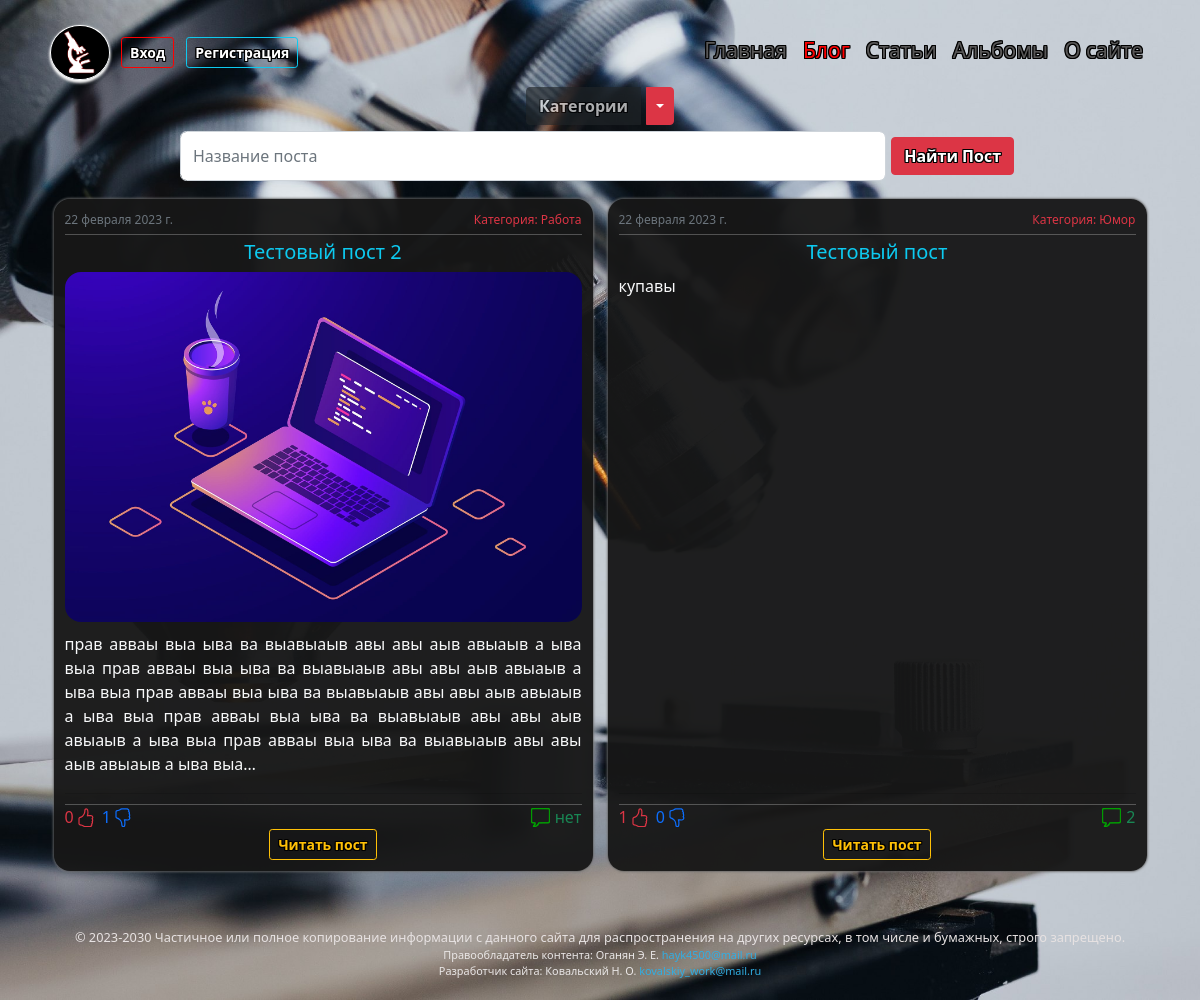
The page /blog/ on the database as committed earlier.
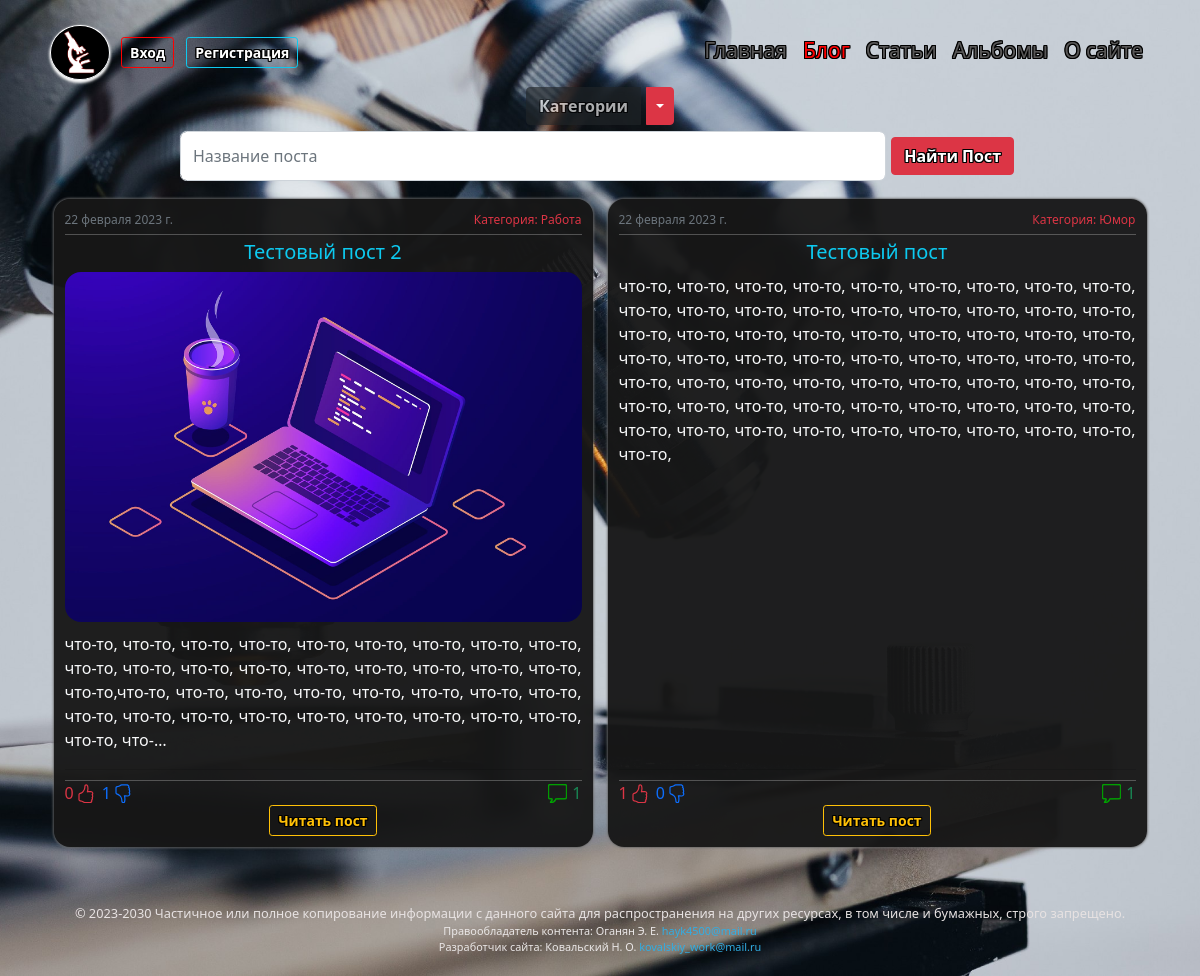
The same page on the database as committed later.
### blog/models.py (models this page shows, shortened)
class Post(models.Model):
    title = models.CharField(verbose_name='_____Пост_____', max_length=40, unique=True)
    slug = models.SlugField(max_length=40, unique=True, db_index=True, verbose_name='URL')
    photo = models.ImageField(verbose_name='Фото', upload_to=post_directory_path, blank=True)
    text = models.TextField(verbose_name='Текст')
    time_create = models.DateTimeField(verbose_name='Время создания', auto_now_add=True)
    is_published = models.BooleanField(verbose_name='Публикация', default=True)
    cat = models.ForeignKey('Categories_Post', verbose_name='Категория', on_delete=models.PROTECT, null=False)
    thumbsup = models.IntegerField(verbose_name='Нравится', default='0')
    thumbsdown = models.IntegerField(verbose_name='Не нравится', default='0')
    thumbs = models.ManyToManyField(CustomUser, verbose_name='Голосовали', related_name='thumbs', default=None, blank=True)
    def text_100(self):
        if len(self.text) > 99:
            return u"%s..." % (self.text[:100],)
        else:
            return self.text
    text_100.short_description = 'Текст поста'
    def get_absolute_url(self):
        return reverse('post', kwargs={'post_slug': self.slug})
    class Meta:
        verbose_name = "Пост"
        verbose_name_plural = "Посты"
        ordering = ['-time_create']

class Categories_Post(models.Model):
    name = models.CharField(verbose_name='Категория', max_length=40, db_index=True, unique=True)
    slug = models.SlugField(max_length=80, unique=True, db_index=True, verbose_name='URL')
    def __str__(self):
        return self.name
    def get_absolute_url(self):
        return reverse('category', kwargs={'cat_slug': self.slug})
    class Meta:
        verbose_name = "Категорию"
        verbose_name_plural = "Категории"

### blog/views.py (the view)
# urls.py: path('', PostList.as_view(), name='blog'),
class PostList(PostMixin, ListView):
    model = Post
    template_name = 'blog/blog.html'
    context_object_name = 'posts'
    def get_context_data(self, *, object_list=None, **kwargs):
        context = super().get_context_data(**kwargs)
        context['title'] = 'Блог'
        return context
    def get_queryset(self):
        return Post.objects.annotate(number_of_comments=Count('comments_post', filter=Q(comments_post__status=True)))\
            .filter(is_published=True)\
            .order_by('-time_create').select_related('cat')

### blog/context_processors.py (called while the page is built)
def menu_context_processor(request):
    return {'menu': menu, 'home': home}

### blog/templatetags/blog_tags.py (called while the page is built)
@register.inclusion_tag('blog/list_categories.html', name='showcats')
def show_categories_and_post(cat_selected=0):
    cats = cache.get('cats')
    if not cats:
        cats = Categories_Post.objects.annotate(Count('post')).filter(post__is_published=True)
        cache.set('cats', cats, 60)
    return {'cats': cats, 'cat_selected': cat_selected}

### blog/templates/blog/blog.html (shortened to what this page needs)
{% extends 'blog/include/base.html' %}
{% block content %}
{% include 'blog/include/base_blog.html' %}
{% endblock %}

### blog/templates/blog/include/base_blog.html (shortened to what this page needs)
{% load blog_tags %}
{% load static %}
{% if request.resolver_match.view_name == 'search_posts' %}
{% showcats cat_selected=-1 %}
{% else %}
{% showcats cat_selected=cat_selected %}
{% endif %}
<form action="{% url 'search_posts' %}" class="form" method="get" style="width:auto; margin-left:15%; margin-right:15%;">{% csrf_token %}
    <div class="input-group" >
        <input id="search" name="q" type="search" class="form-control"  required="" placeholder="Название поста" style="border-radius:0.4em;">
        <span class="input-group-btn">
            <button type="submit" class="btn btn-danger">Найти Пост</button>
        </span>
    </div>
</form>
<div class="profile-2">
    <div class="row row-cols-1 row-cols-md-2 row-cols-lg-2  g-1">
        {% for post in posts %}
        <div class="col">
            <div class="profile-cust card h-100">
                <div class="card-body">
                    <span class="right" style="float:right;">
                        <p class="text-danger time">Категория: {{post.cat}}</p>
                    </span>
                    <span class="left" style="float:left;">
                        <p class="text-muted time">{{post.time_create|date}}</p>
                    </span>
                    <br>
                    <hr class="text-white" style="margin-top:0%; margin-bottom:1%">
                    <h2 class="text-info fs-5 text-center">{{post.title|truncatechars:51}}</h2>
                    {% if post.photo %}
                    <div class="text-center">
                        <img class="image-posts" src="{{post.photo.url}}">
                    </div>
                    <p class="text-light fs-9 text-blog ">{{post.text|linebreaksbr|truncatechars:300}}</p>
                    {% else %}
                    <p class="text-light fs-9 text-blog ">{{post.text|linebreaksbr|truncatechars:1190}}</p>
                    {% endif %}
                </div>
                <div class="card-footer ">
                    <hr class="text-white" style="margin-top:2%; margin-bottom:0%">
                    <span class="right" style="float:right;">
                        <ul class="lines">
                            <li class="lines">
                                <image class="btn-like" src="{% static 'blog/images/comment.png' %}" style="margin-top:0.2em; margin-right:5px;" width="19em" height="19em"></image>
                            <li class="lines">
                                <h7 class="text-success" style="margin-bottom:0px;">{{post.number_of_comments|default:"нет"}}</h7>
                        </ul>
                    </span>
                    <span class="left" style="float:left;">
                        <ul class="lines">
                            <li class="lines">
                                <h7 class="text-danger" style="margin-bottom:0px;  margin-right:2px; color:red;">{{post.thumbsup}}</h7>
                            <li class="lines">
                            <li class="lines">
                                <h7 class="text-primary" style="margin-bottom:0px;  margin-right:2px;">{{post.thumbsdown}}</h7>
                            <li class="lines">
                        </ul>
                    </span>
                    <br>
                    <div class="text-center">
                        <a href="{{post.get_absolute_url}}">
                            <button type="button" class="btn btn-outline-warning btn-sm btn-profile">Читать пост</button>
                        </a>
                    </div>
                </div>
            </div>
        </div>
        {% endfor %}
    </div>
</div>

Rows that differ between the two databases and show on the page:
changed Post "Тестовый пост 2": text "прав авваы выа ыва ва выавыаыв авы авы аыв авыаыв а ыва выа прав авваы выа ыва ва выавыаыв авы авы аыв авыаыв а ыва выа прав авваы выа ыва ва выавыаыв авы авы аыв авыаыв а ыва выа прав авваы выа ыва ва выавыаыв авы авы аыв авыаыв а ыва выа прав авваы выа ыва ва выавыаыв авы авы аыв авыаыв а ыва выа…" → "что-то, что-то, что-то, что-то, что-то, что-то, что-то, что-то, что-то, что-то, что-то, что-то, что-то, что-то, что-то, что-то, что-то, что-то, что-то,что-то, что-то, что-то, что-то, что-то, что-то, что-то, что-то, что-то, что-то, что-то, что-то, что-то, что-то, что-то, что-то, что-то, что-то, что-…"; number_of_comments "нет" → "1"
changed Post "Тестовый пост": text "купавы" → "что-то, что-то, что-то, что-то, что-то, что-то, что-то, что-то, что-то, что-то, что-то, что-то, что-то, что-то, что-то, что-то, что-то, что-то, что-то, что-то, что-то, что-то, что-то, что-то, что-то, что-то, что-то, что-то, что-то, что-то, что-то, что-то, что-то, что-то, что-то, что-то, что-то, что-то, что-то, что-то, что-то, что-то, что-то, что-то, что-то, что-то, что-то, что-то, что-то, что-то, что-то, что-то, что-то, что-то, что-то, что-то, что-то, что-то, что-то, что-то, что-то, что-то, что-то, что-то,"; number_of_comments "2" → "1"
